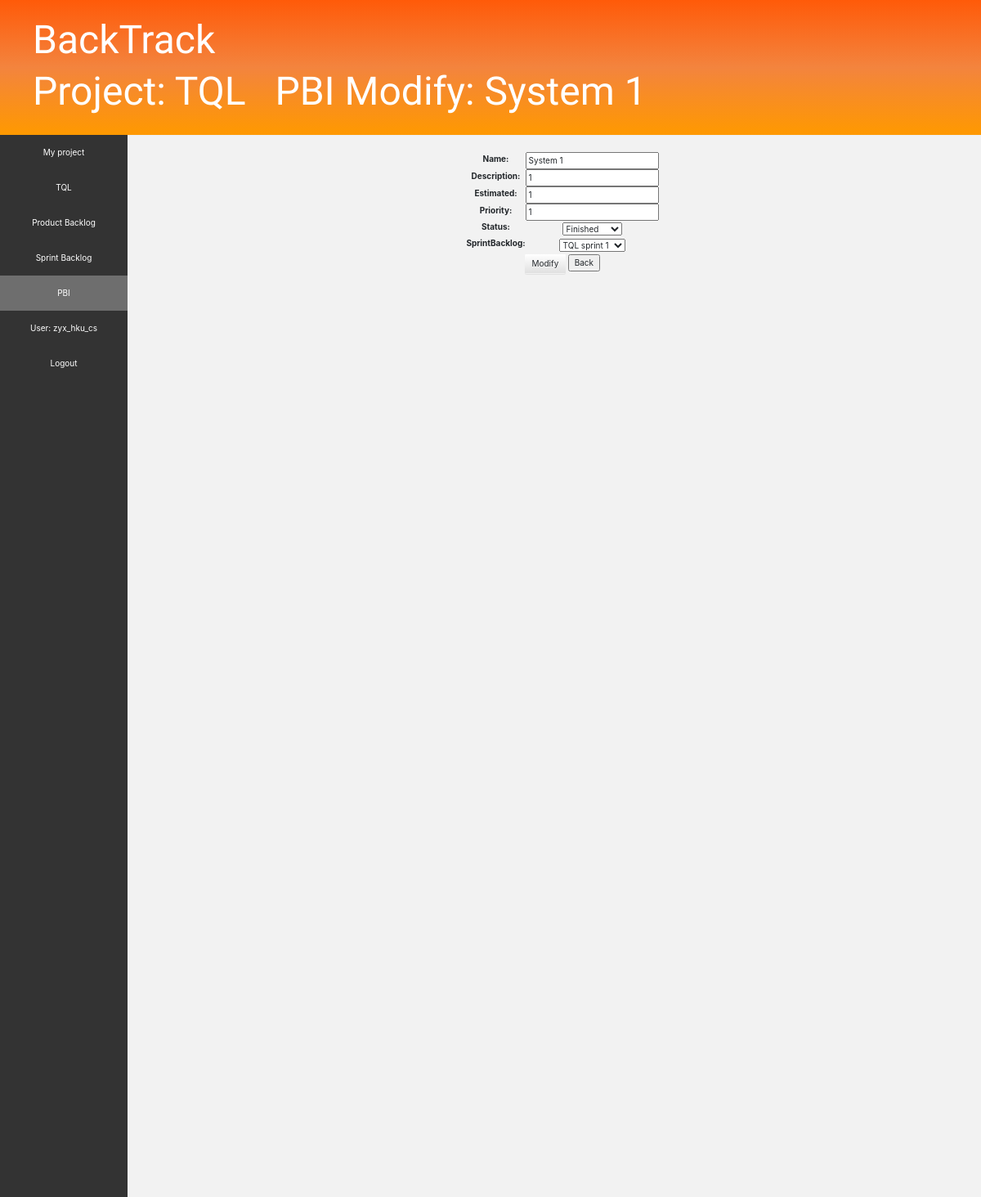
/project/1/productBacklog/pbi/1/modify (signed in), run on the app's committed database.
### project/models.py (models this page shows, shortened)
class Project(models.Model):
    name = models.CharField(max_length=100)
    description = models.CharField(max_length=500)
    manager = models.ForeignKey(BackTrackUser, related_name='manager', null=True, blank=True, on_delete=models.SET_NULL)
    time = models.DateTimeField(auto_now=False, auto_now_add=True)
    activeSprint = models.ForeignKey('sprintBacklog.SprintBacklog', related_name='active_sprint', null=True, blank=True, on_delete=models.SET_NULL)
    sprintNumber = models.PositiveSmallIntegerField(null=False, blank=False, default=0)
    owner = models.OneToOneField(BackTrackUser, related_name='owner', on_delete=models.CASCADE)

class BackTrackUser(AbstractUser):
    pass
    STATUS_CHOICES = [
        ('Available', 'Available'),
        ('Not available', 'Not available')
    ]
    status = models.CharField(max_length=13, choices=STATUS_CHOICES, default='Available')
    project = models.ForeignKey("Project", null=True, blank=True, on_delete=models.SET_NULL)

### productBacklog/models.py (models this page shows, shortened)
class PBI(models.Model):
    STATUS_CHOICES = [
        ('Finished', 'Finished'),
        ('In process', 'In process'),
        ('Unfinished', 'Unfinished'),
        ('Ready', 'Ready')
    ]
    name = models.CharField(max_length=50)
    description = models.CharField(max_length=500)
    status = models.CharField(max_length=10, choices=STATUS_CHOICES, default='Ready')
    taskHours = models.PositiveSmallIntegerField(null=True, blank=True)
    remainingTaskHours = models.PositiveSmallIntegerField(null=True, blank=True)
    taskHoursDone = models.PositiveSmallIntegerField(null=True, blank=True)
    estimated = models.PositiveSmallIntegerField()
    priority = models.PositiveSmallIntegerField()
    cumulative = models.PositiveIntegerField(null=True, blank=True)
    productBacklog = models.ForeignKey(ProductBacklog, null=False, on_delete=models.CASCADE)
    sprintBacklog = models.ForeignKey('sprintBacklog.SprintBacklog', null=True, blank=True, default=None, on_delete=models.SET_NULL)

### productBacklog/views.py (the view)
# urls.py: path('pbi/<int:pbi_pk>/modify', views.pbi_modify, name='pbi_modify'),
def pbi_modify(request, project_pk, pbi_pk):
    pbi = get_object_or_404(PBI, pk=pbi_pk)
    project = Project.objects.get(pk=project_pk)
    pbi_main = '/project/' + str(project_pk) + '/productBacklog/pbi/' + str(pbi_pk)
    if request.method == "POST":
        form = PBIModifyForm(request.POST, instance=pbi)
        if form.is_valid():
            pbi = form.save(commit=False)
            pbi.save()
            return redirect('/project/' + str(project_pk) + '/productBacklog/pbi/' + str(pbi_pk), pk=pbi.pk)
    else:
        form = PBIModifyForm(instance=pbi)
    return render(request, 'pbi_modify.html', {'form': form, 'project': project, 'pbi': pbi, 'pbi_main': pbi_main})

### productBacklog/forms.py
class PBIModifyForm(forms.ModelForm):
    class Meta:
        model = PBI
        fields = ('name', 'description', 'estimated', 'priority', 'status', 'sprintBacklog')

### sprintBacklog/models.py (called while the page is built)
    def __str__(self):
        return self.project.name + " sprint " + str(self.sprintNumber)

### templates/pbi_modify.html (shortened to what this page needs)
<!DOCTYPE html>
{% load static %}
<html lang="en">
<head>
    <link rel="stylesheet" href="//maxcdn.bootstrapcdn.com/bootstrap/3.2.0/css/bootstrap.min.css">
    <link rel="stylesheet" href="//maxcdn.bootstrapcdn.com/bootstrap/3.2.0/css/bootstrap-theme.min.css">
    <link rel="stylesheet" href="https://stackpath.bootstrapcdn.com/bootstrap/4.3.1/css/bootstrap.min.css">
    <link rel="stylesheet" href="{% static 'css/productBacklog.css' %}">
</head>
<body>
    {% if user.is_authenticated %}
         <div class="page-header">
             <h1><a href="../..">BackTrack</a></h1>
             <h2><a href="../..">Project: {{ project.name }}</a>&#160;&#160;&#160;PBI Modify: {{ pbi.name }}</h2>
        </div>
         <div class="menu">
            <ul>
                <li><a href="../../../..">My project</a></li>
                <li><a href="../../..">{{ project.name }}</a></li>
                <li><a href="../..">Product Backlog</a></li>
                <li><a href="../../../sprintBacklog">Sprint Backlog</a></li>
                <li><a class="active" href="..">PBI</a></li>
                <li><a href="../../../../../accounts/profile">User: {{ user.get_username }}</a></li>
                <li><a href="{% url 'logout'%}?next={{request.path}}">Logout</a></li>
            </ul>
        </div>
         <div class="main">
            <div>
                <form method="POST" class="post-form" style="text-align:center; margin:0 auto;">{% csrf_token %}
                    <table style="margin:0 auto;">
                        <tr>
                            <td>{{ form.name.label_tag }}</td>
                            <td>{{ form.name }}</td>
                        </tr>
                        <tr>
                            <td>{{ form.description.label_tag }}</td>
                            <td>{{ form.description }}</td>
                        </tr>
                        <tr>
                            <td>{{ form.estimated.label_tag }}</td>
                            <td>{{ form.estimated }}</td>
                        </tr>
                        <tr>
                            <td>{{ form.priority.label_tag }}</td>
                            <td>{{ form.priority }}</td>
                        </tr>
                        <tr>
                            <td>{{ form.status.label_tag }}</td>
                            <td>{{ form.status }}</td>
                        </tr>
                        <tr>
                            <td>{{ form.sprintBacklog.label_tag }}</td>
                            <td>{{ form.sprintBacklog }}</td>
                        </tr>
                    </table>
                    <button type="submit" class="save btn btn-default">Modify</button>
                    <input type="button" value="Back" onclick="history.back()">
                </form>
            </div>
         </div>
    {% endif %}
</body>
</html>

### static/css/productBacklog.css (style rules this page uses)
.page-header { background: linear-gradient(#FF5A09, #F3843E, #FF9900); margin: 0; padding: 20px 20px 20px 40px; }
.page-header h1, .page-header h1 a, .page-header h1 a:visited, .page-header h1 a:active { color: #ffffff; font-size: 36pt; text-decoration: none; }
.page-header h2, .page-header h2 a, .page-header h2 a:visited, .page-header h2 a:active { color: #ffffff; font-size: 36pt; text-decoration: none; }
h1, h2, h3, h4 { font-family: 'Lobster', cursive; }
html, body { height: 100%; }
div.menu { height: 100%; width: 13%; overflow-y: auto; position: absolute; margin-top: -1px; left: 0;background-color: #333; }
.menu ul { list-style-type: none; margin: 0; padding: 0; overflow: hidden; background-color: #333; }
.menu li { float: left; width: 100%; }
.menu li a { display: block; color: white; text-align: center; padding: 14px 16px; text-decoration: none; }
.active { background-color: #6E6E6E; }
.main { background-color: #F2F2F2; }
div.main { right: 0; float: left; height: 100%; width: 87%; overflow-y: auto; position:absolute; padding: 20px 20px 20px 40px; }

### data on the page
Project: name "TQL"
PBI: name "System 1", description "1", estimated "1", priority "1", status "Finished", sprintBacklog "TQL sprint 1"
BackTrackUser: get_username "zyx_hku_cs"
